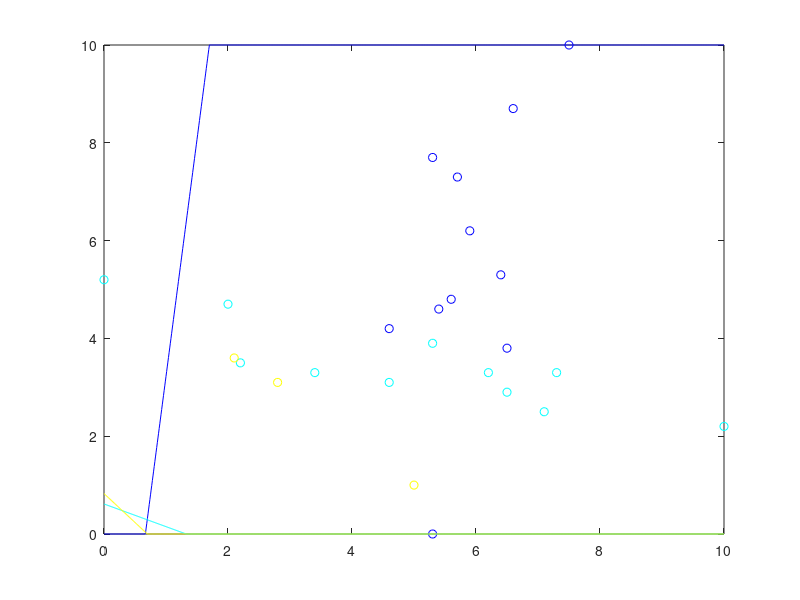

The MATLAB script that drew this image:
x0 = 0.000000:.01:10.000000;
c0 = [5.900000 6.200000 ;
5.300000 7.700000 ;
5.600000 4.800000 ;
4.600000 4.200000 ;
6.400000 5.300000 ;
7.500000 10.000000 ;
5.300000 0.000000 ;
6.500000 3.800000 ;
5.400000 4.600000 ;
6.600000 8.700000 ;
5.700000 7.300000 ;
];
y_c0 =  - 0.994718 / -0.102646 * x0  + 0.663853 / -0.102646;
c1 = [6.500000 2.900000 ;
7.100000 2.500000 ;
6.200000 3.300000 ;
2.200000 3.500000 ;
3.400000 3.300000 ;
5.300000 3.900000 ;
4.600000 3.100000 ;
7.300000 3.300000 ;
0.000000 5.200000 ;
2.000000 4.700000 ;
10.000000 2.200000 ;
];
y_c1 =  - 0.420586 / 0.907253 * x0  + 0.557313 / 0.907253;
c2 = [2.800000 3.100000 ;
5.000000 1.000000 ;
2.100000 3.600000 ;
];
y_c2 =  - 0.763625 / 0.64566 * x0  + 0.533994 / 0.64566;
colors = jet(3);
if (size(c0) >0) plot (c0(:,1), c0(:,2),'o', 'color', colors(1,:)); end
hold on;
if (size(c1) >0) plot (c1(:,1), c1(:,2),'o', 'color', colors(2,:)); end
hold on;
if (size(c2) >0) plot (c2(:,1), c2(:,2),'o', 'color', colors(3,:)); end
hold on;
for i = 1 : size(y_c0, 2) 
 if y_c0(i) > 10.000000 
 y_c0(i) = 10.000000; 
 end 
 if y_c0(i) < 0.000000 
 y_c0(i) = 0.000000; 
 end 
 end
for i = 1 : size(y_c1, 2) 
 if y_c1(i) > 10.000000 
 y_c1(i) = 10.000000; 
 end 
 if y_c1(i) < 0.000000 
 y_c1(i) = 0.000000; 
 end 
 end
for i = 1 : size(y_c2, 2) 
 if y_c2(i) > 10.000000 
 y_c2(i) = 10.000000; 
 end 
 if y_c2(i) < 0.000000 
 y_c2(i) = 0.000000; 
 end 
 end
plot(x0, y_c0, 'color', colors(1,:));
hold on;
plot(x0, y_c1, 'color', colors(2,:));
hold on;
plot(x0, y_c2, 'color', colors(3,:));
hold on;
